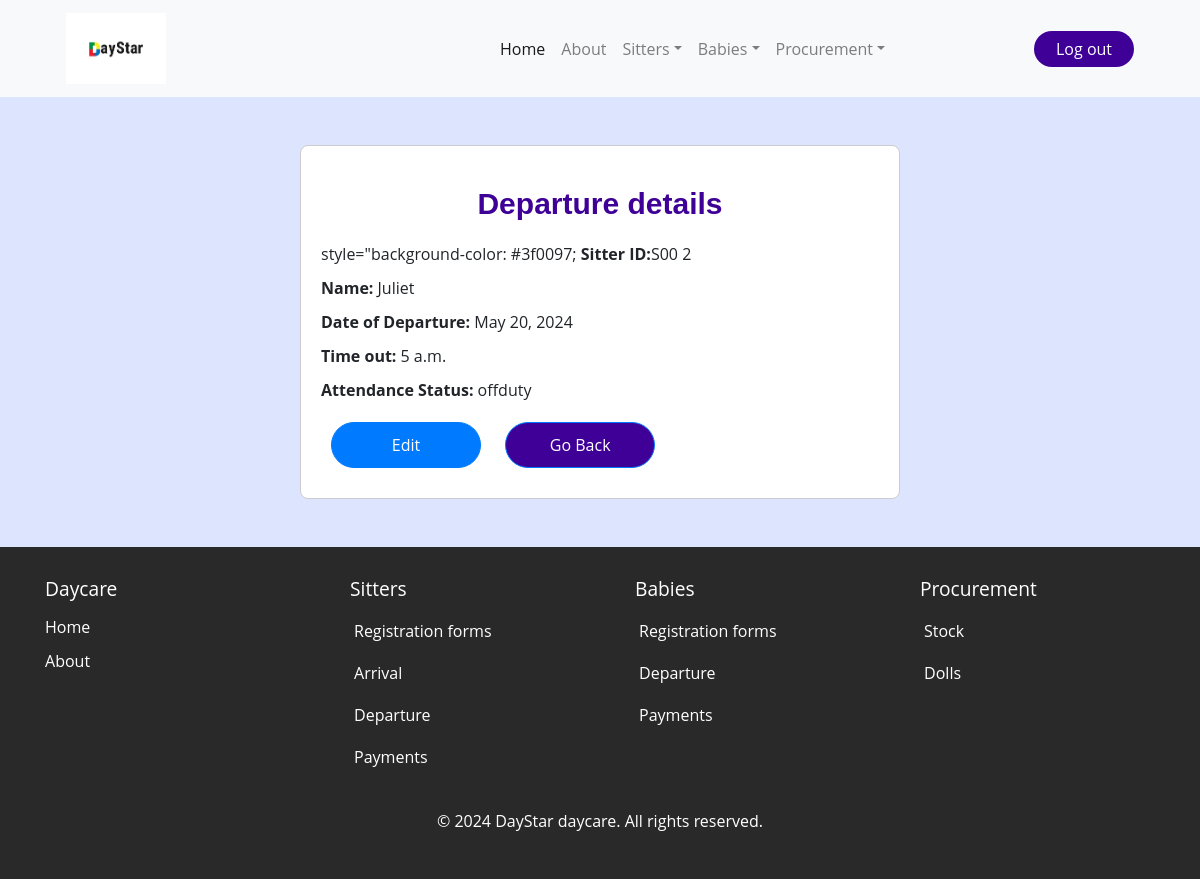
Screenshot of /depart_view/2/ (signed in) with the database file from the repository.
### daystarApp/models.py (models this page shows, shortened)
class Sitter_departure(models.Model):
    sitter_name=models.ForeignKey(Sitter_arrival, on_delete=models.CASCADE)
    date_of_departure=models.DateField(default=timezone.now)
    timeout=models.TimeField ()
    Attendancestatus=models.CharField(choices=[('offduty', 'offduty')], max_length=100)

class Sitter_arrival(models.Model):
    sitter_name=models.ForeignKey(Sitterform, on_delete=models.CASCADE)
    date_of_arrival=models.DateField(default=timezone.now)
    timein=models.TimeField ()
    Attendancestatus=models.CharField(choices=[('On-duty', 'On-duty')], max_length=100)
    def __str__(self):
        return str(self.sitter_name)

class Sitterform(models.Model):
    name=models.CharField(max_length=200)
    gender=models.CharField(choices=[('male', 'Male'),('female', 'Female')], max_length=100)
    location=models.CharField(choices=[('kabalagala', 'kabalagala')], max_length=100)
    date_of_birth=models.DateField(default=timezone.now)
    next_of_kin=models.CharField( max_length=200)
    national_identification_number=models.CharField(max_length=200, validators=[NIN])
    recommenders_name=models.CharField(max_length=200)
    religion=models.CharField(max_length=200)
    level_of_education=models.CharField( choices=[('degree','Degree'),('diploma','Diploma'),('highschool certificate','Highschool certificate'),('others','Others')],max_length=200)
    contacts=models.CharField(max_length=200, validators=[contacts])
    date=models.DateField()
    def __str__(self):
        return self.name

### daystarApp/views.py (the view)
# urls.py: path('depart_view/<int:id>/', views.depart_view, name='depart_view'),
@login_required
def depart_view(request, id):
    view = Sitter_departure.objects.get(id=id)
    return render(request, 'daystarApp/depart_view.html', {'view': view})

### daystarApp/templates/daystarApp/depart_view.html (shortened to what this page needs)
{% extends 'daystarApp/base.html' %}
{% load static %}
{% block content %}
<br><br>
<div class="form-container">
    <h4 id="sit">Departure details</h4>
    <div class="form-field">style="background-color:  #3f0097;
        <b>Sitter ID:</b>S00 {{ view.id }}
    </div>
    <div class="form-field">
        <b>Name:</b> {{ view.sitter_name }}
    </div>
    <div class="form-field">
        <b>Date of Departure:</b> {{ view.date_of_departure }}
    </div>
    <div class="form-field">
        <b>Time out:</b> {{ view.timeout }}
    </div>
    <div class="form-field">
        <b>Attendance Status:</b> {{ view.Attendancestatus }}
    </div>
    <div>
        <a href="{% url 'depart_edit' id=view.id %}" class="btn btn-primary">Edit</a>
        <a href="/sit_depart" class="btn btn-primary" id="go">Go Back</a>
    </div>
</div><br><br>
{% endblock %}

### static/css/home.css (style rules this page uses)
* { margin: 0; padding: 0; box-sizing: border-box; font-family: "Open Sans", Helvetica, Arial, sans-serif; }
:root { --background-color1: #fafaff; --background-color2: #ffffff; --background-color3: #ededed; --background-color4: #cad7fda4; --primary-color: #4b49ac; --secondary-color: #0c007d; --Border-color: #3f0097; --one-use-color: #3f0097; --two-use-color: #5500cb; }
body { background-color: var(--background-color4); max-width: 100%; overflow-x: hidden; }

### daystarApp/templates/daystarApp/depart_view.html (style rules this page uses)
h4#sit { font-family: sans-serif; color: #3f0097; text-align: center; font-size: 30px; font-weight: 600; margin: 20px 0; }
.form-container { max-width: 600px; margin: 0 auto; padding: 20px; border: 1px solid #ccc; border-radius: 8px; background-color: white; text-align: left; }
.form-field { margin-bottom: 10px; }
.btn { margin: 10px; padding: 10px 20px; width: 150px; text-align: center; border-radius: 30px; }
#go { background-color: #3f0097; }

### rows the page displays
Sitter_departure: id "2", sitter_name "Juliet", date_of_departure "May 20, 2024", timeout "5 a.m.", Attendancestatus "offduty"
